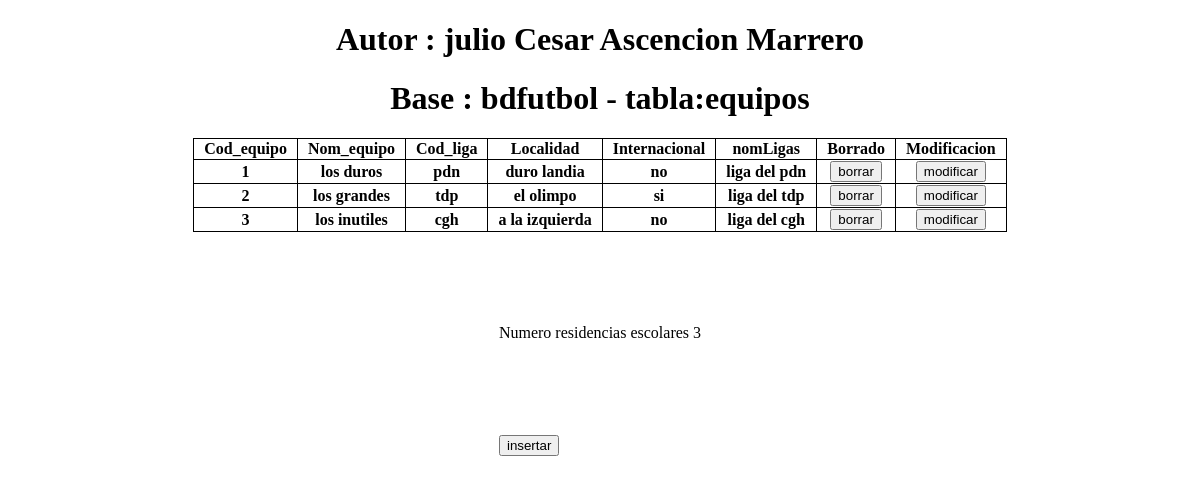
/php/index.php, run on the app's committed database.
### tables this page shows
create table  if not exists equipos (
    cod_equipo int AUTO_INCREMENT,
    nom_equipo varchar (40), 
    cod_liga char(5) DEFAULT ('pdn'),
    localidad varchar(60),
    internacional tinyint(1) DEFAULT 0,
    PRIMARY KEY (cod_equipo),
     
    FOREIGN key fk_codligaLigas (cod_liga) REFERENCES ligas(codLiga) 
    on delete CASCADE 
    on update CASCADE 
);

create table if not EXISTS ligas(
    codLiga char(5),
    nomLiga varchar(50),
    PRIMARY KEY(codLiga)
);

### php/index.php (the view, shortened to what this page needs)
<!doctype html>
    <html>
        <head>
        </head>
        <body>
            <?php
                include("conex.php");
                $resultado=$pdo->query("select e.cod_equipo,e.nom_equipo,e.cod_liga,e.localidad,e.internacional,la.nomLiga
                    from equipos as e LEFT JOIN ligas as la ON la.codLiga=e.cod_liga;")->fetchAll(PDO::FETCH_OBJ);
                $numeroEquipos=$pdo->query("select count(*) from equipos")->fetchColumn();
            ?>
            <h1>Autor : julio Cesar Ascencion Marrero</h1>
            <h1>Base : bdfutbol - tabla:equipos</h1>
            <table class="table1">
                <tr>
                    <th>Cod_equipo</th>
                    <th>Nom_equipo</th>
                    <th>Cod_liga</th>
                    <th>Localidad</th>
                    <th>Internacional</th>
                    <th>nomLigas</th>
                    <th>Borrado</th>
                    <th>Modificacion</th>
                </tr>
                <?php foreach($resultado as $equipo): ?>
                <tr>
                    <th><?php echo $equipo->cod_equipo?></th>
                    <th><?php echo $equipo->nom_equipo?></th>
                    <th><?php echo $equipo->cod_liga?></th>
                    <th><?php echo $equipo->localidad?></th>
                    <th><?php echo $comprobar=$equipo->internacional==1?"si":"no"?></th>
                    <th><?php echo $equipo->nomLiga?></th>
                    <th>
                        <a href="confirmarBorrado.php?cod_equipo=<?php echo $equipo->cod_equipo ?> &
                            nom_equipo=<?php echo $equipo->nom_equipo ?> &
                            cod_liga=<?php echo $equipo->cod_liga ?> &
                            localidad=<?php echo $equipo->localidad?> &
                            internacional=<?php echo $equipo->internacional?>">
                        <input type="button" name="del" id="del" value="borrar" >
                        </a>
                    </th>
                    <th>
                        <a href="modificar.php?
                            cod_equipo=<?php echo $equipo->cod_equipo ?> &
                            nom_equipo=<?php echo $equipo->nom_equipo ?> &
                            cod_liga=<?php echo $equipo->cod_liga ?> &
                            localidad=<?php echo $equipo->localidad?> &
                            internacional=<?php echo $equipo->internacional?>">
                        <input type ="button" name="modificar" id="mod" value="modificar">
                        </a>
                    </th>
                </tr>
               <?php endforeach; ?>
            </table>
            <table class ="table2">
                    <tr>
                        <td>Numero residencias escolares</td>
                        <td><?php echo $numeroEquipos ?></td>
                    </tr>
                    <tr>
                        <td>
                            <a href="insertarEquipo.php">
                            <input type="button" name="insertar" id="insertar" value="insertar" >
                        <td>
                    </tr>
            </table>
        </body>
    </html>

### php/index.php (style rules this page uses)
h1 { text-align:center; }
table.table1,tr,th,td { border:1px solid black; margin-left:auto; margin-right:auto; border-collapse:collapse; }
table.table2 { border:0px ; margin-left:auto; margin-right:auto; }
table.table2 tr { border:0px ; padding-top:90px }
table.table2 td { border:0px ; padding-top:90px }
th { padding-left:10px; padding-right:10px; }

### data on the page
equipos: cod_equipo "1", nom_equipo "los duros", cod_liga "pdn", localidad "duro landia", internacional "no", cod_liga.nomLiga "liga del pdn"
equipos: cod_equipo "2", nom_equipo "los grandes", cod_liga "tdp", localidad "el olimpo", internacional "si", cod_liga.nomLiga "liga del tdp"
equipos: cod_equipo "3", nom_equipo "los inutiles", cod_liga "cgh", localidad "a la izquierda", internacional "no", cod_liga.nomLiga "liga del cgh"

### other printed values
$numeroEquipos "3"
